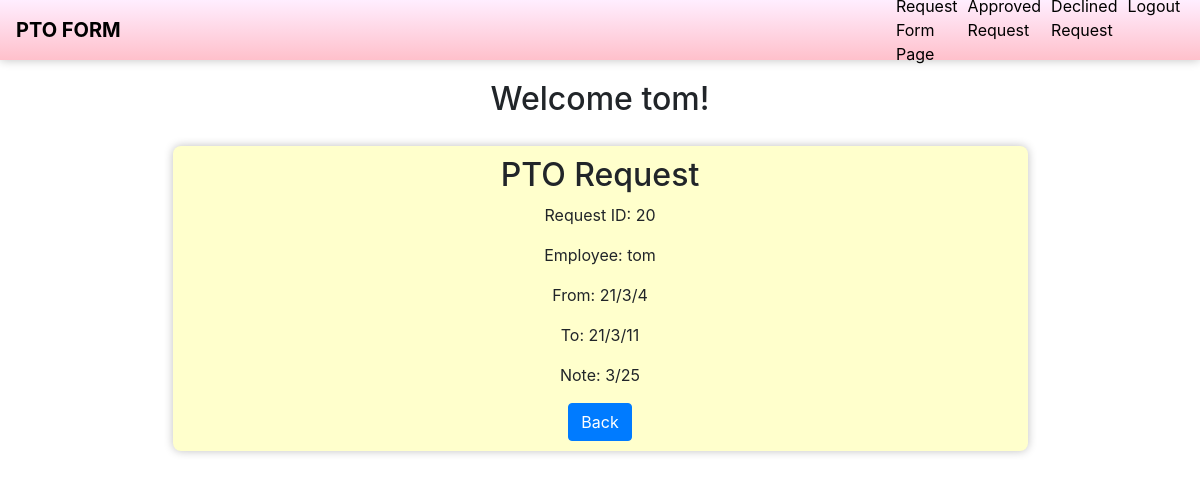
Page /approved_request_employee_detail/20/ (signed in) on the committed database.
### potform/models.py (models this page shows)
class User(AbstractUser):
  is_employee = models.BooleanField(default=False)
  is_supervisor = models.BooleanField(default=False)
  is_hr = models.BooleanField(default=False)

class RequestPTO(models.Model):
  post_employee = models.ForeignKey(get_user_model(), on_delete=models.CASCADE, null=False, related_name ='post_employee')
  chose_supervisor = models.ForeignKey(get_user_model(), on_delete=models.CASCADE, null=False, related_name ='chose_supervisor')
  confirm_hr = models.ForeignKey(get_user_model(), on_delete=models.CASCADE, null=True, related_name ='confirm_hr')
  request_date_from = models.DateTimeField(null=False)
  request_date_to = models.DateTimeField(null=False)
  note = models.TextField(null=True, blank=True, max_length=200)
  request = models.IntegerField(default=3)

### potform/views.py (the view)
# urls.py: path('approved_request_employee_detail/<int:pk>/', EmployeeApprovedRequestDetailView.as_view(), name='approved_request_employee_detail'),
class EmployeeApprovedRequestDetailView(LoginRequiredMixin, DetailView):
    context_object_name = 'request'
    model = RequestPTO
    queryset = RequestPTO.objects.filter(request=4)
    template_name = "approved_request_employee_detail.html"
    def get(self, request, *args, **kwargs):
        user =  User.objects.filter(username=self.request.user)
        if user and user[0].is_employee:
            return super().get(request, **kwargs)
        else:
            return redirect('index')

### potform/templates/approved_request_employee_detail.html
{% extends 'base.html' %}
{% block main %}
<div class="form w-100 text-center">
  <h2 class="hrpage">Welcome {{ user.get_username }}!</h2>
</div>
<div class="w-75 mx-auto text-center request_detail">
    <h2>PTO Request</h2>
    <p>Request ID: {{ request.id }} </p>
    <p>Employee: {{ request.post_employee }}</p>
    <p>From: {{ request.request_date_from|date:"y/n/j" }}</p>
    <p>To: {{ request.request_date_to|date:"y/n/j" }}</p>
    <p class="break-word">Note: {{ request.note }}</p>
    <a class="btn btn-primary" href="{% url 'approved_request_employee' %}">Back</a>
</div>
{% endblock main %}

### potform/static/css/main.css (style rules this page uses)
p { margin-top: 16px; text-align:center; margin-top: 0; margin-bottom: 1rem; }
.hrpage { margin-top: 20px; }
.request_detail { background: #FFFFCC; border-radius :8px; box-shadow :0px 0px 10px silver; padding: 10px 0px 10px 0px; margin: 20px; }
.break-word { word-wrap: break-word; }

### rows in the picture
User: get_username "tom"
RequestPTO: id "20", post_employee "tom", request_date_from "21/3/4", request_date_to "21/3/11", note "3/25"
